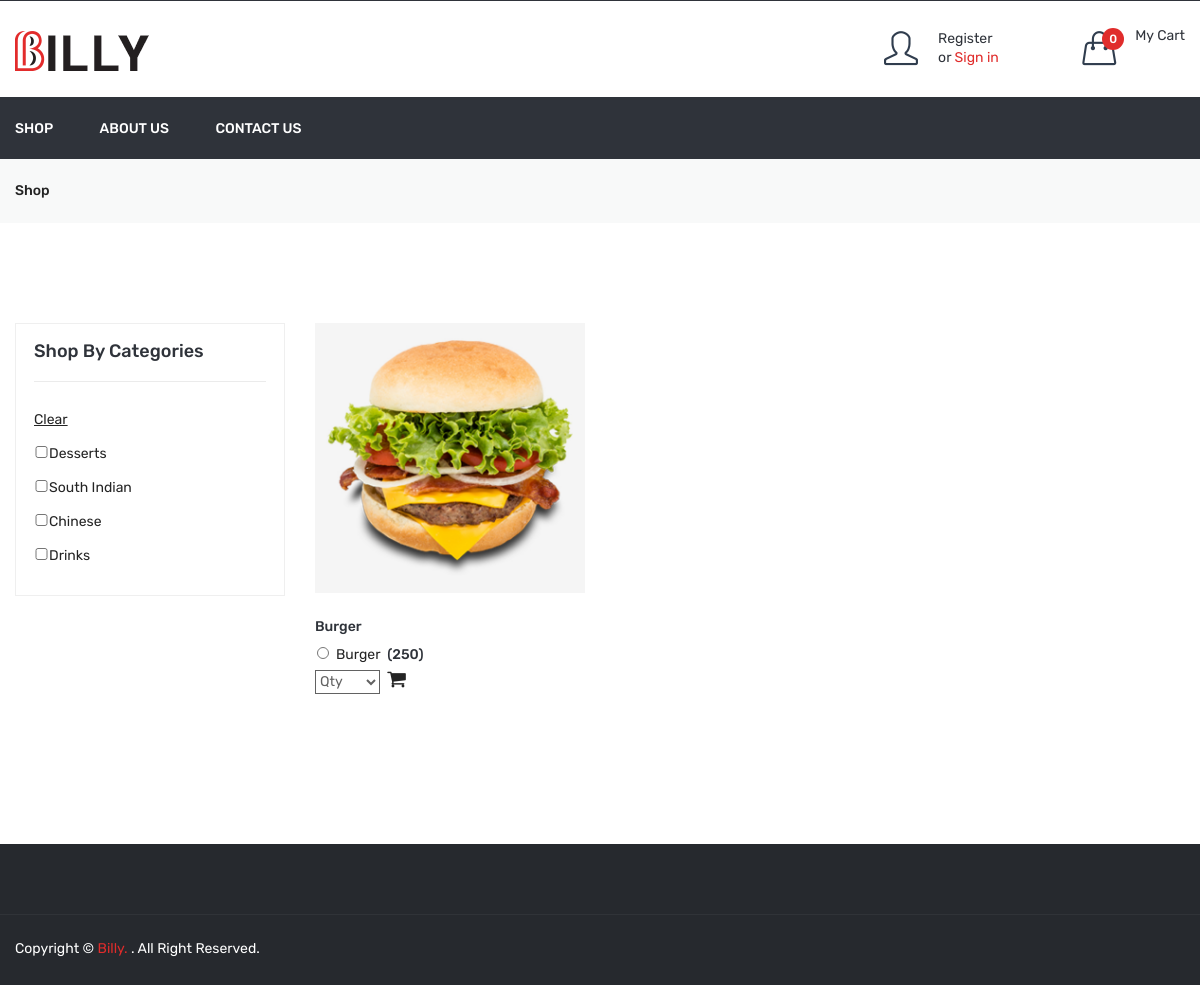
The app's page /shop.php, older data.
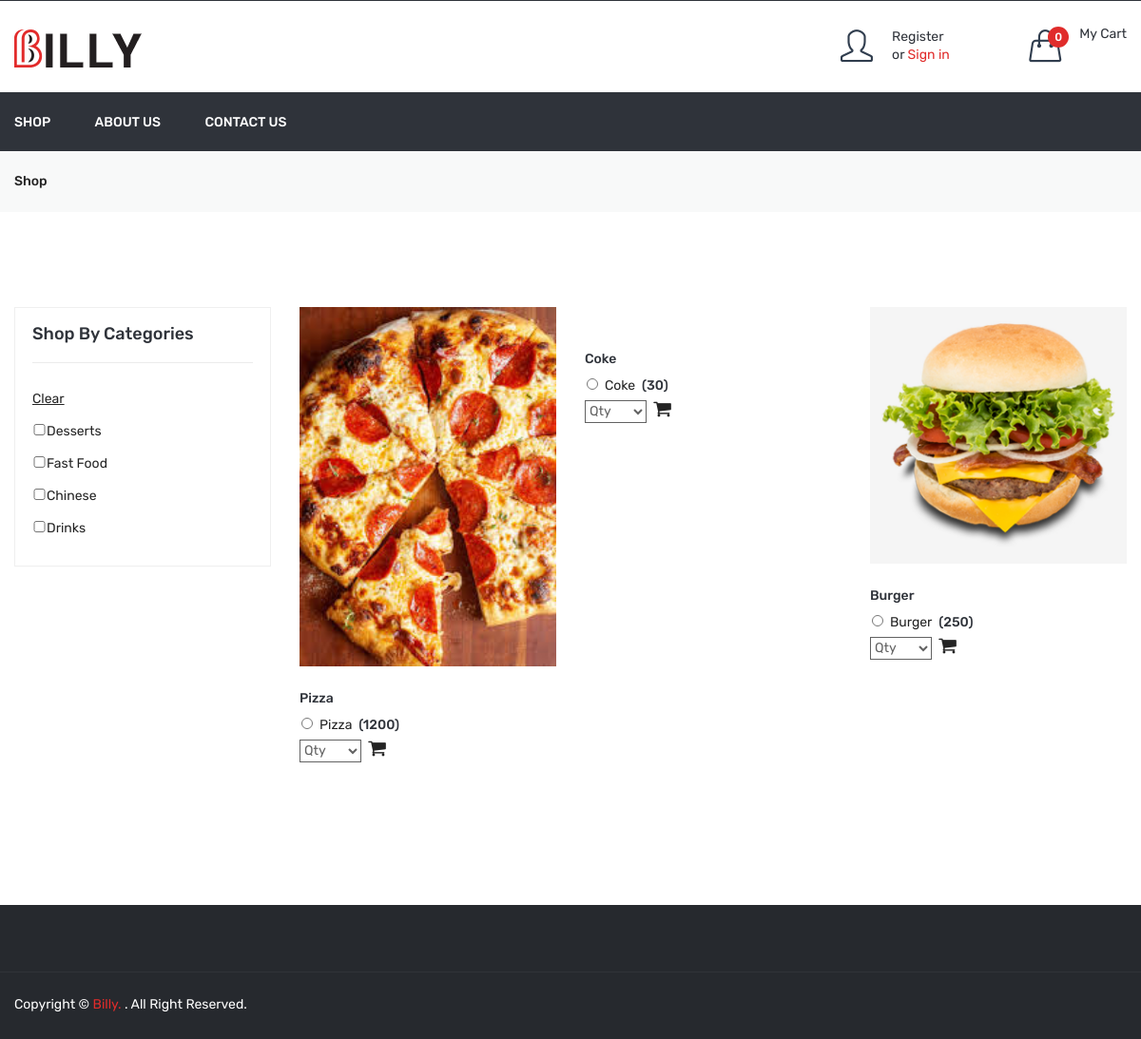
The same page, newer data.
### tables this page shows
CREATE TABLE `dish` (
  `id` int(11) NOT NULL,
  `category_id` int(11) NOT NULL,
  `dish` varchar(100) NOT NULL,
  `dish_detail` text NOT NULL,
  `image` varchar(100) NOT NULL,
  `status` int(11) NOT NULL,
  `added_on` datetime NOT NULL
);

CREATE TABLE `dish_details` (
  `id` int(11) NOT NULL,
  `dish_id` int(11) NOT NULL,
  `attribute` varchar(100) NOT NULL,
  `price` int(11) NOT NULL,
  `status` int(11) NOT NULL,
  `added_on` datetime NOT NULL
);

CREATE TABLE `category` (
  `id` int(11) NOT NULL,
  `category` varchar(50) NOT NULL,
  `order_number` int(11) NOT NULL,
  `status` int(11) NOT NULL,
  `added_on` datetime NOT NULL
);

### shop.php (the view, shortened to what this page needs)
<?php
include ("header.php");
?>
    <div class="breadcrumb-area gray-bg">
        <div class="container">
            <div class="breadcrumb-content">
                <ul>
                    <li><a href="shop.php">Shop</a></li>
                </ul>
            </div>
        </div>
    </div>
    <div class="shop-page-area pt-100 pb-100">
        <div class="container">
            <div class="row flex-row-reverse">
                <div class="col-lg-9">
                    <?php
                    $product_sql="select * from dish where status=1";
                    $product_sql.=" order by dish desc";
                    $product_res=mysqli_query($con,$product_sql);
                    $product_count=mysqli_num_rows($product_res);
                    ?>
                    <div class="grid-list-product-wrapper">
                        <div class="product-grid product-view pb-20">
                            <?php if($product_count>0){?>
                                <div class="row">
                                    <?php while($product_row=mysqli_fetch_assoc($product_res)){?>
                                        <div class="product-width col-xl-4 col-lg-4 col-md-4 col-sm-6 col-12 mb-30">
                                            <div class="product-wrapper">
                                                <div class="product-img">
                                                    <a href="javascript:void(0)">
                                                        <img src="<?php echo SITE_DISH_IMAGE.$product_row['image']?>" alt="">
                                                    </a>
                                                </div>
                                                <div class="product-content" id="dish_detail">
                                                    <h4>
                                                        <a href="javascript:void(0)"><?php echo $product_row['dish']?> </a>
                                                    </h4>
                                                    <?php
                                                    $dish_attr_res=mysqli_query($con,"SELECT * FROM dish_details WHERE status='1' AND dish_id='".$product_row['id']."' ORDER BY price asc");
                                                    ?>
                                                    <div class="product-price-wrapper">
                                                        <?php
                                                            while($dish_attr_row=mysqli_fetch_assoc($dish_attr_res)){
                                                                echo "<input type='radio' class='dish_radio' name='radio_".$product_row['id']."' value='radio_".$dish_attr_row['id']."'/>";
                                                                echo $dish_attr_row['attribute'];
                                                                echo "<span>(".$dish_attr_row['price'].")</span>";
                                                            }
                                                        ?>
                                                    </div>
                                                    <div class="product-price-wrapper">
                                                        <select class="select">
                                                            <option>Qty</option>
                                                        </select>
                                                        <i class="fa fa-shopping-cart cart_icon" aria-hidden="true" onclick="add_to cart()"></i>
                                                    </div>
                                                </div>
                                            </div>
                                        </div>
                                    <?php } ?>
                                </div>
                            <?php } else{
                                echo "No dish found";
                            }?>
                        </div>
                    </div>
                </div>
                <?php
                $cat_res=mysqli_query($con,"select * from category where status=1 order by order_number desc")
                ?>
                <div class="col-lg-3">
                    <div class="shop-sidebar-wrapper gray-bg-7 shop-sidebar-mrg">
                        <div class="shop-widget">
                            <h4 class="shop-sidebar-title">Shop By Categories</h4>
                            <div class="shop-catigory">
                                <ul id="faq" class="category_list">
                                    <li> <a href="shop.php"><u>Clear</u></a> </li>
                                    <?php
                                    while($cat_row=mysqli_fetch_assoc($cat_res)){
                                        $is_checked='';
                                        echo "<li> <input $is_checked onclick=set_checkbox('".$cat_row['id']."') type='checkbox' class='cat_checkbox' name='cat_arr[]' value='".$cat_row['id']."'/>".$cat_row['category']."</li>";
                                    }
                                    ?>
                                </ul>
                            </div>
                        </div>
                    </div>
                </div>
            </div>
        </div>
    </div>
<?php
include("footer.php");
?>

### header.php (shortened to what this page needs)
<!doctype html>
<html class="no-js" lang="zxx">
<head>
    <link rel="stylesheet" href="assets/css/bootstrap.min.css">
    <link rel="stylesheet" href="assets/css/animate.css">
    <link rel="stylesheet" href="assets/css/owl.carousel.min.css">
    <link rel="stylesheet" href="assets/css/slick.css">
    <link rel="stylesheet" href="assets/css/chosen.min.css">
    <link rel="stylesheet" href="assets/css/ionicons.min.css">
    <link rel="stylesheet" href="assets/css/font-awesome.min.css">
    <link rel="stylesheet" href="assets/css/simple-line-icons.css">
    <link rel="stylesheet" href="assets/css/jquery-ui.css">
    <link rel="stylesheet" href="assets/css/meanmenu.min.css">
    <link rel="stylesheet" href="assets/css/style.css">
    <link rel="stylesheet" href="assets/css/responsive.css">
</head>
<body>
<header class="header-area">
    <div class="header-middle">
        <div class="container">
            <div class="row">
                <div class="col-lg-3 col-md-4 col-12 col-sm-4">
                    <div class="logo">
                        <a href="index.php">
                            <img alt="" src="assets/img/logo/logo.png">
                        </a>
                    </div>
                </div>
                <div class="col-lg-9 col-md-8 col-12 col-sm-8">
                    <div class="header-middle-right f-right">
                        <div class="header-login">
                            <?php
                                    if(!isset($_SESSION['FOOD_USER_NAME'])){
                                        ?>
                                    <a href="login-register.php">
                                        <div class="header-icon-style">
                                            <i class="icon-user icons header_icon"></i>
                                        </div>
                                        <div class="login-text-content header_icon">
                                                <p>Register <br> or <span>Sign in</span></p>
                                        </div>
                                    </a>
                                    <?php
                                            }
                                            ?>
                        </div>
                        <div class="header-wishlist">
                        </div>
                        <div class="header-cart">
                            <a href="#">
                                <div class="header-icon-style">
                                    <i class="icon-handbag icons"></i>
                                    <span class="count-style">0</span>
                                </div>
                                <div class="cart-text">
                                    <span class="digit">My Cart</span>
                                </div>
                            </a>
                        </div>
                    </div>
                </div>
            </div>
        </div>
    </div>
    <div class="header-bottom transparent-bar black-bg">
        <div class="container">
            <div class="row">
                <div class="col-lg-12 col-md-12 col-12">
                    <div class="main-menu">
                        <nav>
                            <ul>
                                <li><a href="shop.php">Shop</a></li>
                                <li><a href="about_us.php">About Us</a></li>
                                <li><a href="contact_us.php">Contact Us</a></li>
                            </ul>
                        </nav>
                    </div>
                </div>
            </div>
        </div>
    </div>
</header>

### footer.php (shortened to what this page needs)
<div class="footer-area black-bg-2 pt-70">
    <div class="footer-bottom-area border-top-4">
        <div class="container">
            <div class="row">
                <div class="col-lg-6 col-md-6 col-sm-7">
                    <div class="copyright">
                        <p>Copyright © <a href="#">Billy.</a> . All Right Reserved.</p>
                    </div>
                </div>
                <div class="col-lg-6 col-md-6 col-sm-5">
                    <div class="footer-social">
                        <ul>
                            <li><a href="#"><i class="ion-social-facebook"></i></a></li>
                            <li><a href="#"><i class="ion-social-twitter"></i></a></li>
                            <li><a href="#"><i class="ion-social-instagram-outline"></i></a></li>
                            <li><a href="#"><i class="ion-social-googleplus-outline"></i></a></li>
                            <li><a href="#"><i class="ion-social-rss"></i></a></li>
                            <li><a href="#"><i class="ion-social-dribbble-outline"></i></a></li>
                        </ul>
                    </div>
                </div>
            </div>
        </div>
    </div>
</div>
</body>
</html>

Row changes from the older to the newer data that the page shows:
added dish: image (picture), dish "Pizza"
added dish_details: attribute "Pizza", price "1200"
added dish: dish "Coke"
added dish_details: attribute "Coke", price "30"
changed category: category "South Indian" → "Fast Food"
